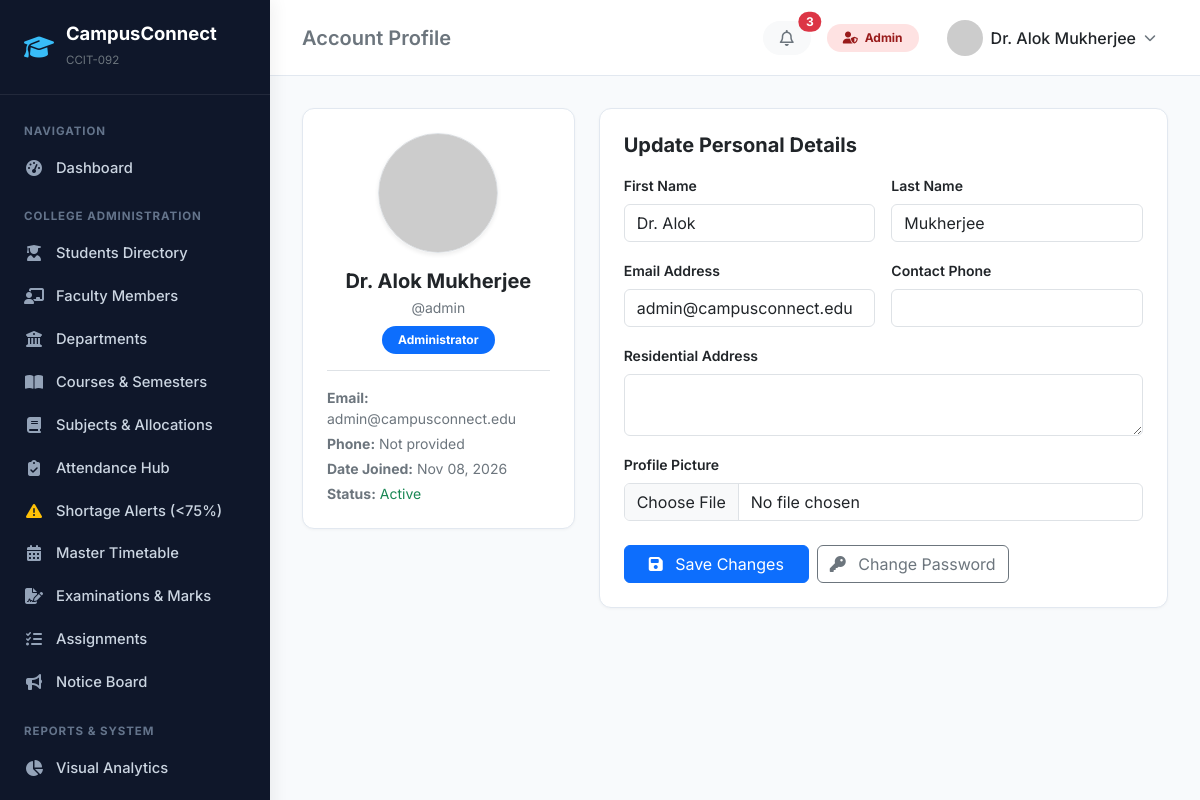
Page /accounts/profile/ (signed in) on the committed database.
### accounts/models.py (models this page shows, shortened)
class CustomUser(AbstractUser):
    ROLE_ADMIN = 'ADMIN'
    ROLE_FACULTY = 'FACULTY'
    ROLE_STUDENT = 'STUDENT'
    ROLE_CHOICES = [
        (ROLE_ADMIN, 'Administrator'),
        (ROLE_FACULTY, 'Faculty / Professor'),
        (ROLE_STUDENT, 'Student'),
    ]
    role = models.CharField(max_length=20, choices=ROLE_CHOICES, default=ROLE_STUDENT)
    phone = models.CharField(max_length=15, blank=True, null=True)
    profile_picture = models.ImageField(upload_to='profiles/', blank=True, null=True)
    address = models.TextField(blank=True, null=True)
    date_of_birth = models.DateField(blank=True, null=True)
    @property
    def is_admin_role(self):
        return self.role == self.ROLE_ADMIN or self.is_superuser
    @property
    def is_faculty_role(self):
        return self.role == self.ROLE_FACULTY
    @property
    def is_student_role(self):
        return self.role == self.ROLE_STUDENT
    @property
    def avatar_url(self):
        if self.profile_picture and hasattr(self.profile_picture, 'url'):
            return self.profile_picture.url
        return f"https://ui-avatars.com/api/?name={self.username}&background=4f46e5&color=fff&size=128"

### accounts/views.py (the view, shortened to what this page needs)
# urls.py: path('profile/', views.profile_view, name='profile'),
@login_required
def profile_view(request):
    user = request.user
    return render(request, 'accounts/profile.html', {'user': user})

### templates/accounts/profile.html (shortened to what this page needs)
{% extends 'base.html' %}
{% block page_heading %}Account Profile{% endblock %}
{% block content %}
<div class="row">
    <div class="col-lg-4 mb-4">
        <div class="card text-center p-4">
            <div class="position-relative d-inline-block mx-auto mb-3">
                <img src="{{ user.avatar_url }}" alt="Profile Avatar" class="rounded-circle border shadow-sm" width="120" height="120">
            </div>
            <h5 class="fw-bold mb-1">{{ user.get_full_name|default:user.username }}</h5>
            <p class="text-secondary small mb-2">@{{ user.username }}</p>
            <span class="badge bg-primary px-3 py-2 rounded-pill mx-auto mb-3">
                {{ user.get_role_display }}
            </span>
            <div class="text-start border-top pt-3 small text-secondary">
                <p class="mb-1"><b>Email:</b> {{ user.email|default:"Not provided" }}</p>
                <p class="mb-1"><b>Phone:</b> {{ user.phone|default:"Not provided" }}</p>
                <p class="mb-1"><b>Date Joined:</b> {{ user.date_joined|date:"M d, Y" }}</p>
                <p class="mb-0"><b>Status:</b> {% if user.is_active %}<span class="text-success">Active</span>{% else %}<span class="text-danger">Inactive</span>{% endif %}</p>
            </div>
        </div>
    </div>
    <div class="col-lg-8">
        <div class="card p-4">
            <h5 class="fw-bold mb-3">Update Personal Details</h5>
            <form method="post" enctype="multipart/form-data">
                <div class="row g-3">
                    <div class="col-md-6">
                        <label class="form-label small fw-semibold">First Name</label>
                        <input type="text" name="first_name" class="form-control" value="{{ user.first_name }}">
                    </div>
                    <div class="col-md-6">
                        <label class="form-label small fw-semibold">Last Name</label>
                        <input type="text" name="last_name" class="form-control" value="{{ user.last_name }}">
                    </div>
                    <div class="col-md-6">
                        <label class="form-label small fw-semibold">Email Address</label>
                        <input type="email" name="email" class="form-control" value="{{ user.email }}">
                    </div>
                    <div class="col-md-6">
                        <label class="form-label small fw-semibold">Contact Phone</label>
                        <input type="text" name="phone" class="form-control" value="{{ user.phone|default:'' }}">
                    </div>
                    <div class="col-12">
                        <label class="form-label small fw-semibold">Residential Address</label>
                        <textarea name="address" class="form-control" rows="2">{{ user.address|default:'' }}</textarea>
                    </div>
                    <div class="col-12">
                        <label class="form-label small fw-semibold">Profile Picture</label>
                        <input type="file" name="profile_picture" class="form-control" accept="image/*">
                    </div>
                </div>
                <div class="mt-4 d-flex gap-2">
                    <button type="submit" class="btn btn-primary px-4"><i class="fa-solid fa-save me-2"></i> Save Changes</button>
                    <a href="{% url 'change_password' %}" class="btn btn-outline-secondary"><i class="fa-solid fa-key me-2"></i> Change Password</a>
                </div>
            </form>
        </div>
    </div>
</div>
{% endblock %}

### templates/base.html (shortened to what this page needs)
<!DOCTYPE html>
<html lang="en">
<head>
    <link href="https://cdn.jsdelivr.net/npm/bootstrap@5.3.3/dist/css/bootstrap.min.css" rel="stylesheet">
    <link rel="stylesheet" href="https://cdnjs.cloudflare.com/ajax/libs/font-awesome/6.5.1/css/all.min.css">
</head>
<body>
    <aside class="sidebar">
        <a href="{% url 'dashboard_redirect' %}" class="sidebar-brand">
            <i class="fa-solid fa-graduation-cap"></i>
            <div>
                <span class="d-block" style="line-height: 1.2;">CampusConnect</span>
                <small class="text-secondary fw-normal" style="font-size: 0.72rem;">{{ COLLEGE_CODE }}</small>
            </div>
        </a>
        <div class="nav flex-column py-2">
            <span class="nav-section-title">Navigation</span>
            <a href="{% url 'dashboard_redirect' %}" class="nav-link">
                <i class="fa-solid fa-gauge-high"></i> Dashboard
            </a>
            {% if is_admin %}
                <span class="nav-section-title">College Administration</span>
                <a href="{% url 'student_list' %}" class="nav-link">
                    <i class="fa-solid fa-user-graduate"></i> Students Directory
                </a>
                <a href="{% url 'faculty_list' %}" class="nav-link">
                    <i class="fa-solid fa-chalkboard-user"></i> Faculty Members
                </a>
                <a href="{% url 'department_list' %}" class="nav-link">
                    <i class="fa-solid fa-building-columns"></i> Departments
                </a>
                <a href="{% url 'course_list' %}" class="nav-link">
                    <i class="fa-solid fa-book-open"></i> Courses & Semesters
                </a>
                <a href="{% url 'subject_list' %}" class="nav-link">
                    <i class="fa-solid fa-book"></i> Subjects & Allocations
                </a>
                <a href="{% url 'attendance_session_list' %}" class="nav-link">
                    <i class="fa-solid fa-clipboard-check"></i> Attendance Hub
                </a>
                <a href="{% url 'attendance_shortage_report' %}" class="nav-link">
                    <i class="fa-solid fa-triangle-exclamation text-warning"></i> Shortage Alerts (<75%)
                </a>
                <a href="{% url 'timetable_master' %}" class="nav-link">
                    <i class="fa-solid fa-calendar-days"></i> Master Timetable
                </a>
                <a href="{% url 'examination_list' %}" class="nav-link">
                    <i class="fa-solid fa-file-signature"></i> Examinations & Marks
                </a>
                <a href="{% url 'assignment_list' %}" class="nav-link">
                    <i class="fa-solid fa-tasks"></i> Assignments
                </a>
                <a href="{% url 'notice_list' %}" class="nav-link">
                    <i class="fa-solid fa-bullhorn"></i> Notice Board
                </a>
                <span class="nav-section-title">Reports & System</span>
                <a href="{% url 'reports_analytics' %}" class="nav-link">
                    <i class="fa-solid fa-chart-pie"></i> Visual Analytics
                </a>
                <a href="{% url 'audit_log_list' %}" class="nav-link">
                </a>
            {% endif %}
        </div>
    </aside>
    <div class="main-content">
        <header class="topbar">
            <div class="d-flex align-items-center gap-3">
                <h5 class="mb-0 fw-semibold text-secondary d-none d-md-block">
                    {% block page_heading %}{{ COLLEGE_NAME }}{% endblock %}
                </h5>
            </div>
            <div class="d-flex align-items-center gap-3">
                <a href="{% url 'notice_list' %}" class="btn btn-light position-relative rounded-pill px-3 py-1">
                    <i class="fa-regular fa-bell text-secondary"></i>
                    {% if unread_notices_count > 0 %}
                        <span class="position-absolute top-0 start-100 translate-middle badge rounded-pill bg-danger">
                            {{ unread_notices_count }}
                        </span>
                    {% endif %}
                </a>
                {% if is_admin %}
                    <span class="badge badge-role-admin px-3 py-2 rounded-pill"><i class="fa-solid fa-user-shield me-1"></i> Admin</span>
                {% elif is_faculty %}
                    <span class="badge badge-role-faculty px-3 py-2 rounded-pill"><i class="fa-solid fa-chalkboard-user me-1"></i> Faculty</span>
                {% elif is_student %}
                    <span class="badge badge-role-student px-3 py-2 rounded-pill"><i class="fa-solid fa-user-graduate me-1"></i> Student</span>
                {% endif %}
                <div class="dropdown">
                    <button class="btn btn-white d-flex align-items-center gap-2 border-0" data-bs-toggle="dropdown">
                        <img src="{{ request.user.avatar_url }}" alt="User" class="rounded-circle" width="36" height="36">
                        <span class="fw-medium text-dark d-none d-sm-inline">{{ request.user.get_full_name|default:request.user.username }}</span>
                        <i class="fa-solid fa-chevron-down text-secondary" style="font-size: 0.75rem;"></i>
                    </button>
                </div>
            </div>
        </header>
        <main class="content-body">
            {% block content %}{% endblock %}
        </main>
    </div>
</body>
</html>

### templates/base.html (style rules this page uses)
:root { --brand-primary: #1e3a8a; --brand-secondary: #3b82f6; --brand-accent: #0ea5e9; --bg-canvas: #f8fafc; --sidebar-bg: #0f172a; --sidebar-hover: #1e293b; --card-border: #e2e8f0; }
body { font-family: 'Inter', -apple-system, BlinkMacSystemFont, sans-serif; background-color: var(--bg-canvas); color: #1e293b; min-height: 100vh; }
.sidebar { width: 270px; background-color: var(--sidebar-bg); color: #94a3b8; min-height: 100vh; position: fixed; top: 0; left: 0; z-index: 1030; transition: all 0.3s ease; box-shadow: 4px 0 16px rgba(0,0,0,0.06); overflow-y: auto; }
.sidebar-brand { padding: 1.4rem 1.5rem; border-bottom: 1px solid rgba(255,255,255,0.08); display: flex; align-items: center; gap: 12px; color: #fff; text-decoration: none; font-weight: 700; font-size: 1.15rem; }
.sidebar-brand i { color: #38bdf8; font-size: 1.5rem; }
.nav-section-title { font-size: 0.72rem; text-transform: uppercase; letter-spacing: 0.08em; color: #64748b; padding: 1.2rem 1.5rem 0.4rem; font-weight: 700; }
.sidebar .nav-link { color: #cbd5e1; padding: 0.65rem 1.5rem; display: flex; align-items: center; gap: 12px; font-size: 0.92rem; font-weight: 500; transition: all 0.15s ease; text-decoration: none; }
.sidebar .nav-link i { width: 20px; text-align: center; font-size: 1rem; color: #94a3b8; }
.main-content { margin-left: 270px; min-height: 100vh; display: flex; flex-direction: column; }
.topbar { background: #fff; border-bottom: 1px solid var(--card-border); padding: 0.85rem 2rem; display: flex; justify-content: space-between; align-items: center; position: sticky; top: 0; z-index: 1020; }
.content-body { padding: 2rem; flex: 1; }
.card { border: 1px solid var(--card-border); border-radius: 12px; box-shadow: 0 1px 3px rgba(0,0,0,0.04); background-color: #fff; }
.badge-role-admin { background-color: #fee2e2; color: #991b1b; }

### rows in the picture
CustomUser: user.get_full_name "Dr. Alok Mukherjee", get_full_name "Dr. Alok Mukherjee", username "admin", role "Administrator", email "admin@campusconnect.edu", phone "Not provided", date_joined "Nov 08, 2026", first_name "Dr. Alok", last_name "Mukherjee"

### other values in the picture
{{ COLLEGE_CODE }} "CCIT-092"
{{ unread_notices_count }} "3"
